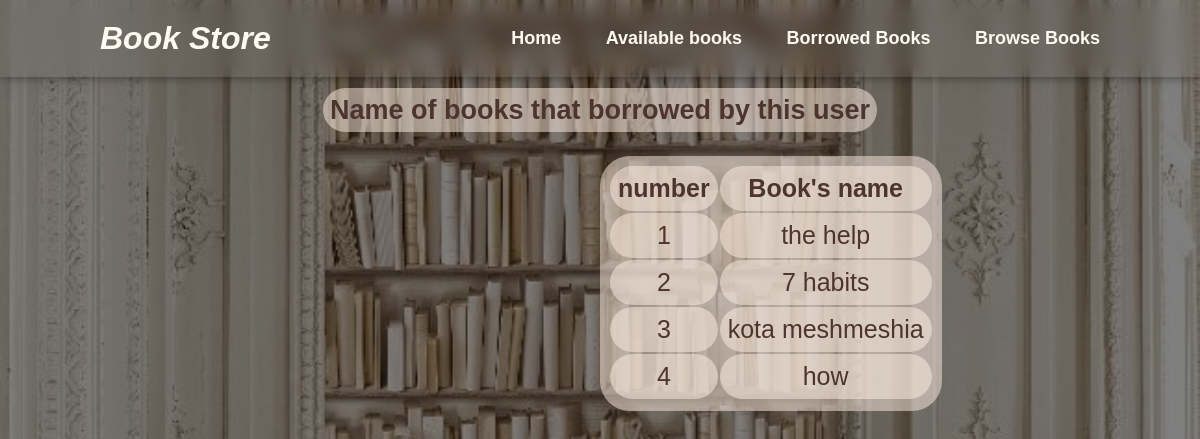
Before: /user/borrow/ with the older database file.
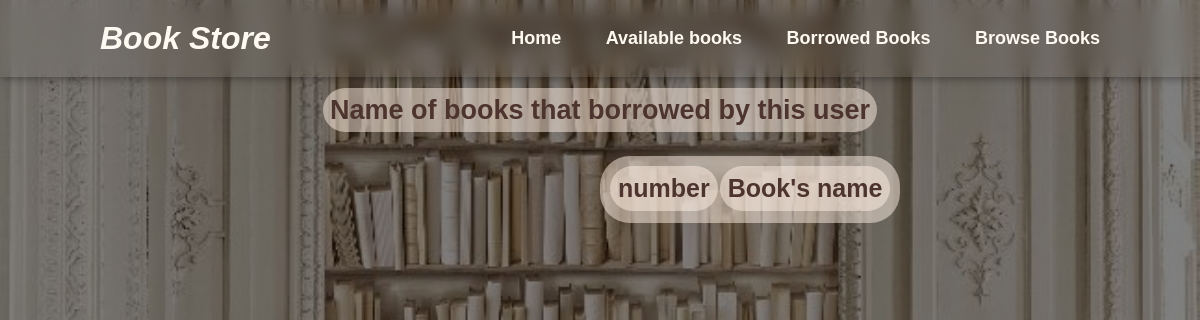
After: the same page with the newer database file.
### admins/models.py (models this page shows, shortened)
class Book(models.Model):
    categories = {"Adventure": "Adventure", "Romance": "Romance", "Self Help": "Self Help",
                  "Fantasia": "Fantasia", "Horror":  "Horror", "Historical Fiction": "Historical Fiction"}
    ava = {"Available": "Available", "Borrowed": "Borrowed"}
    b_id = models.CharField(primary_key=True, max_length=50)
    name = models.CharField(max_length=50)
    description = models.TextField(max_length=500)
    author = models.CharField(max_length=50)
    category = models.CharField(max_length=50, choices=categories)
    image = models.ImageField(upload_to='photos/')
    availability = models.CharField(max_length=12, default="Available", choices=ava)

### user/views.py (the view)
# urls.py: path('borrow/', views.Borrowedbooks, name='borrow'),
def Borrowedbooks(request):
    borrows = Book.objects.filter(availability="Borrowed")
    return render(request, 'user/borrow-user.html', {'borrows': borrows})

### templates/user/borrow-user.html (shortened to what this page needs)
{%load static%}
<!DOCTYPE html>
<html lang="en">
<head>
    <link rel="stylesheet" href="{%static 'css/user-nav.css'%}">
    <link rel="stylesheet" href="{%static 'css/add.css'%}">
</head>
<body>
    <header class="header">
        <a href="#" class="logo">Book Store</a>
        <nav class="navbar">
            <a href="../">Home</a>
            <a href="../view">Available books</a>
            <a href="../borrow">Borrowed Books</a>
            <a href="../browse">Browse Books</a>
        </nav>
    </header>
    <br>
    <div>
        <label for="_book"><b>Name of books that borrowed by this user</b></label>
        <br>
        <table id="_book" style="margin-left: 600px">
            <thead>
                <tr>
                    <th>number</th>
                    <th>Book's name</th>
                </tr>
            </thead>
            <tbody id="borrowedBooksTable">
                {% for borrow in borrows %}
                <tr>
                    <td>{{ forloop.counter }}</td>
                    <td>{{ borrow.name }}</td>
                </tr>
                {% endfor %}
            </tbody>
        </table>
    </div>
</body>

Changed rows visible on the page:
removed Book: name "the help"
removed Book: name "7 habits"
removed Book: name "kota meshmeshia"
no longer on this page (row edited): Book: name "how"
